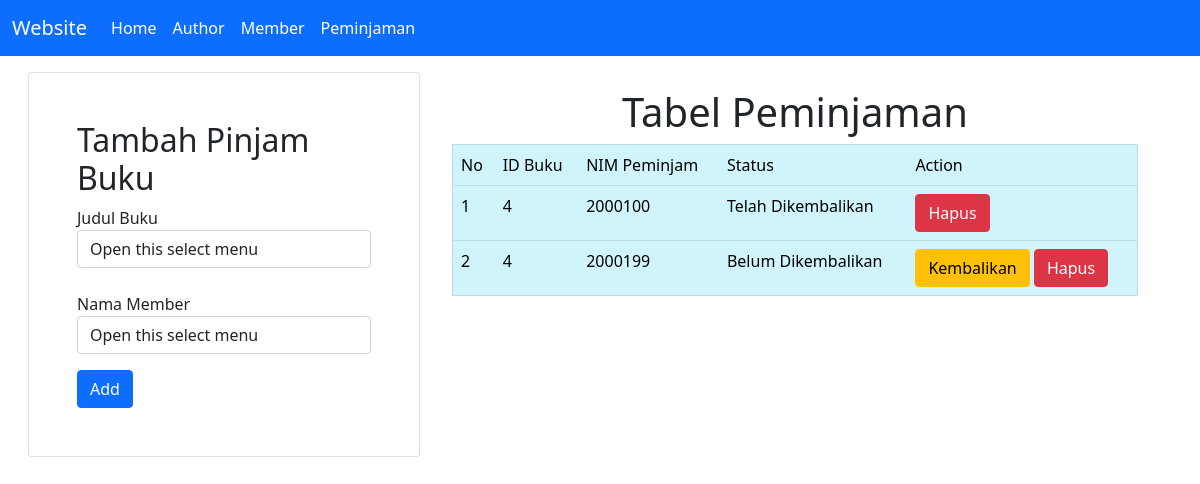
The app's page /Latihan11_mvc_code/peminjaman.php with its own data.
### tables this page shows
CREATE TABLE `peminjaman` (
  `id_pinjam` int(11) NOT NULL,
  `id_buku` int(11) NOT NULL,
  `id_member` int(11) NOT NULL,
  `status` varchar(255) NOT NULL
);

### Latihan11_mvc_code/includes/DB.class.php (called while the page is built, shortened)
<?php
class DB
{
    var $db_host = "";
    var $db_user = "";
    var $db_pass = "";
    var $db_name = "";
    var $db_link = "";
    var $result = 0;
    function __construct($db_host = '', $db_user = '', $db_pass = '', $db_name = '')
    {
        $this->db_host = $db_host;
        $this->db_user = $db_user;
        $this->db_pass = $db_pass;
        $this->db_name = $db_name;
    }
    function open()
    {
        $this->db_link = mysqli_connect($this->db_host, $this->db_user, $this->db_pass, $this->db_name);
    }
    function execute($query = "")
    {
        $this->result = mysqli_query($this->db_link, $query);
        return $this->result;
    }
    function getResult()
    {
        return mysqli_fetch_array($this->result);
    }
}
?>

### Latihan11_mvc_code/includes/Peminjaman.class.php (called while the page is built, shortened)
<?php
class Peminjaman extends DB
{
    function getPinjam()
    {
        $query = "SELECT * FROM peminjaman";
        return $this->execute($query);
    }
}
?>

### Latihan11_mvc_code/peminjaman.php (the view, shortened to what this page needs)
<?php
include("includes/DB.class.php");
include("includes/Peminjaman.class.php");
$peminjaman = new Peminjaman($db_host, $db_user, $db_pass, $db_name);
$peminjaman->open();
$peminjaman->getPinjam();
$status = false;
$data = null;
$no = 1;
while (list($id, $id_buku, $id_member, $status) = $peminjaman->getResult()) {
    if ($status == "Telah Dikembalikan") {
        $data .= "<tr>
            <td>" . $no++ . "</td>
            <td>" . $id_buku . "</td>
            <td>" . $id_member . "</td>
            <td>" . $status . "</td>
            <td>
            <a href='peminjaman.php?id_hapus=" . $id . "' class='btn btn-danger' '>Hapus</a>
            </td>
            </tr>";
    }
    else {
        $data .= "<tr>
            <td>" . $no++ . "</td>
            <td>" . $id_buku . "</td>
            <td>" . $id_member . "</td>
            <td>" . $status . "</td>
            <td>
            <a href='peminjaman.php?id_edit=" . $id .  "' class='btn btn-warning' '>Kembalikan</a>
            <a href='peminjaman.php?id_hapus=" . $id . "' class='btn btn-danger' '>Hapus</a>
            </td>
            </tr>";
    }
}

### records on screen
peminjaman: id_buku "4", id_member "2000100", status "Telah Dikembalikan"
peminjaman: id_buku "4", id_member "2000199", status "Belum Dikembalikan"
